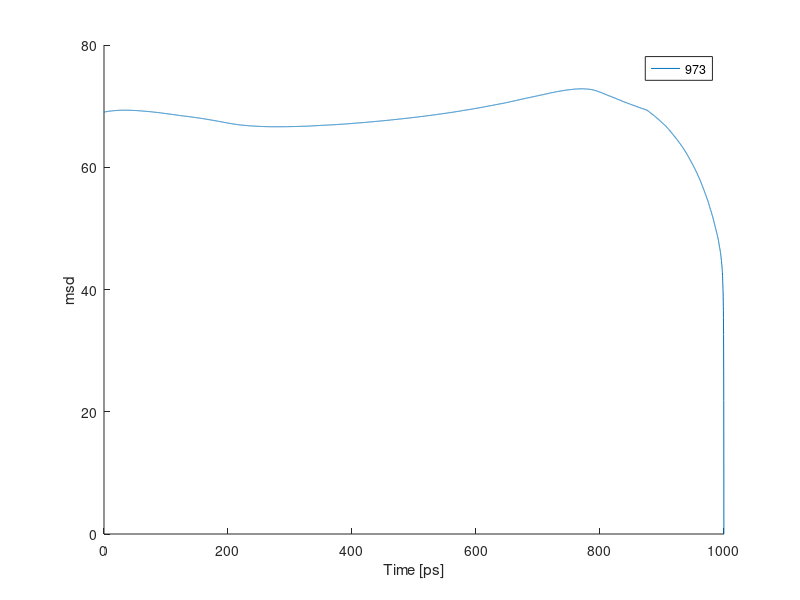

Write MATLAB code to recreate this figure.
%% Plot vol
close all;
clear all;

data = load('velcorr_973.dat');
%data2 = load('msd_773.dat');



t = data(1:end,1);
figure(1);


hold on;
plot(t,data(1:end,14))
%plot(t,data2(1:end,14))

xlabel('Time [ps]')
ylabel('msd')
%legend('\Tau_{eq} = 973K', '\Tau_{eq} = 773K');
legend('973', '773');

hold off;